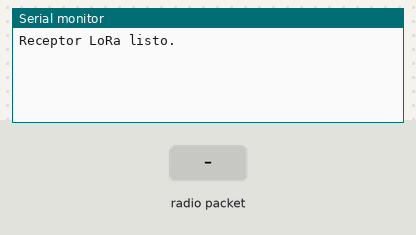
This sketch was run on a simulated ESP32-C3. Shown: the last lines printed to the serial monitor. Inputs (shaded band) come from the test bench. No radio packets arrive unless stated.

Above: at 1.2 s.
1.3 s: radio packet "1" arrives
At 2.5 s:
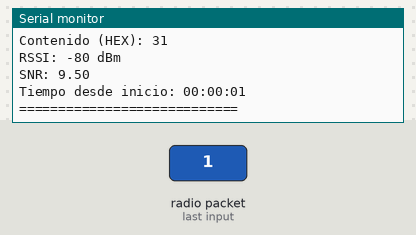
2.8 s: radio packet "0" arrives
At 3.6 s:
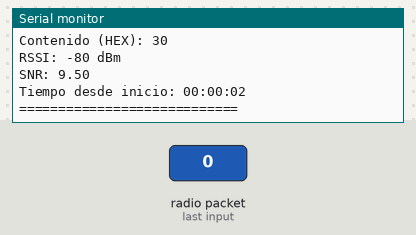
4.3 s: radio packet "2" arrives
At 4.8 s:
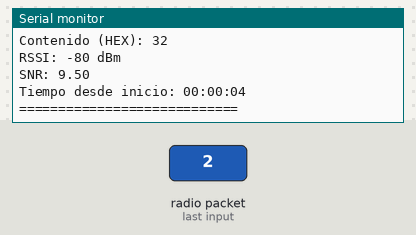

The sketch:

receiver.ino
```cpp
#include <SPI.h>
#include <LoRa.h>

// === Pines según tu conexión final ===
#define LORA_SS    7   // NSS / SS
#define LORA_RST   2   // NRESET del RFM95
#define LORA_DIO0  3   // DIO0 (IRQ)

// SPI del ESP32-C3 con pines explícitos
#define PIN_SCK    4   // SCK
#define PIN_MOSI   6   // MOSI
#define PIN_MISO   5   // MISO

// === Parámetros LoRa (deben coincidir con el emisor) ===
#define RF_FREQUENCY      915E6      // 915 MHz
#define BANDWIDTH         125E3      // 125 kHz
#define SPREADING_FACTOR  10        // SF10 (era 8) - +6dB ganancia
#define CODING_RATE       5          // 4/5
#define PREAMBLE_LENGTH   8
#define SYNC_WORD         0x34       // público (mismo que el emisor)
#define TX_POWER          20         // Máxima potencia permitida (20dBm)
// IQ inversion: OFF (por defecto en la librería Arduino LoRa)

unsigned long startTime = 0;
unsigned long packetCount = 0;
// Estadísticas para monitoreo de calidad
float rssiSum = 0;
float snrSum = 0;
float minRssi = 0;
float maxRssi = -200;
float minSnr = 100;
float maxSnr = -100;

void setup() {
  Serial.begin(115200);
  while (!Serial) {}

  // Inicia el bus SPI en los pines cableados
  SPI.begin(PIN_SCK, PIN_MISO, PIN_MOSI, LORA_SS);
  LoRa.setSPI(SPI);
  LoRa.setSPIFrequency(8E6); // opcional

  // Pines del RFM95
  LoRa.setPins(LORA_SS, LORA_RST, LORA_DIO0);

  if (!LoRa.begin(RF_FREQUENCY)) {
    Serial.println("Error al iniciar LoRa.");
    while (1) {}
  }

  // ==== AJUSTES QUE DEBEN COINCIDIR ====
  LoRa.setSignalBandwidth(BANDWIDTH);     // 125 kHz
  LoRa.setSpreadingFactor(SPREADING_FACTOR); // SF10 para mejor sensibilidad
  LoRa.setCodingRate4(CODING_RATE);       // 4/5
  LoRa.setPreambleLength(PREAMBLE_LENGTH);// 8
  LoRa.setSyncWord(SYNC_WORD);            // 0x34
  LoRa.setTxPower(TX_POWER);              // 20 dBm máxima potencia
  LoRa.enableCrc();                       // CRC ON (¡importante!)
  // Header explícito por defecto (equivale a payload variable)

  Serial.println("Receptor LoRa listo.");
  startTime = millis();
}

void loop() {
  int packetSize = LoRa.parsePacket(); // explícito (header) por defecto

  if (packetSize) {
    String receivedText;
    byte rawData[256];
    int index = 0;

    while (LoRa.available()) {
      char c = (char)LoRa.read();
      receivedText += c;
      if (index < 256) rawData[index++] = c;
    }

    packetCount++;

    int rssi = LoRa.packetRssi();
    float snr = LoRa.packetSnr();

    unsigned long elapsed = (millis() - startTime) / 1000;
    int h = elapsed / 3600;
    int m = (elapsed % 3600) / 60;
    int s = elapsed % 60;

    Serial.println("===== Paquete recibido =====");
    Serial.print("Frecuencia: "); Serial.print(RF_FREQUENCY / 1E6); Serial.println(" MHz");
    Serial.print("Número de paquete: "); Serial.println(packetCount);
    Serial.print("Tamaño del paquete: "); Serial.print(packetSize); Serial.println(" bytes");

    Serial.print("Contenido (texto): ");
    Serial.println(receivedText);

    Serial.print("Contenido (HEX): ");
    for (int i = 0; i < index; i++) {
      if (rawData[i] < 16) Serial.print("0");
      Serial.print(rawData[i], HEX);
      Serial.print(" ");
    }
    Serial.println();

    Serial.print("RSSI: "); Serial.print(rssi); Serial.println(" dBm");
    Serial.print("SNR: "); Serial.println(snr);

    // Actualizar estadísticas
    rssiSum += rssi;
    snrSum += snr;
    if (rssi < minRssi) minRssi = rssi;
    if (rssi > maxRssi) maxRssi = rssi;
    if (snr < minSnr) minSnr = snr;
    if (snr > maxSnr) maxSnr = snr;

    // Mostrar promedios cada 10 paquetes
    if (packetCount % 10 == 0) {
      Serial.print(">>> Estadísticas (últimos "); Serial.print(packetCount); Serial.println(" paquetes):");
      Serial.print("RSSI promedio: "); Serial.print(rssiSum/packetCount); Serial.println(" dBm");
      Serial.print("SNR promedio: "); Serial.println(snrSum/packetCount);
      Serial.print("RSSI rango: "); Serial.print(minRssi); Serial.print(" a "); Serial.print(maxRssi); Serial.println(" dBm");
      Serial.print("SNR rango: "); Serial.print(minSnr); Serial.print(" a "); Serial.println(maxSnr);
    }

    Serial.print("Tiempo desde inicio: ");
    if (h < 10) Serial.print("0"); Serial.print(h); Serial.print(":");
    if (m < 10) Serial.print("0"); Serial.print(m); Serial.print(":");
    if (s < 10) Serial.print("0"); Serial.println(s);

    Serial.println("============================\n");
  }
}
```

Measured:
- after the input at 1.3 s, the serial monitor: prints a new line at once (image 1)
- after the input at 2.8 s, the serial monitor: prints a new line at once (image 2)
- after the input at 4.3 s, the serial monitor: prints a new line at once (image 3)
